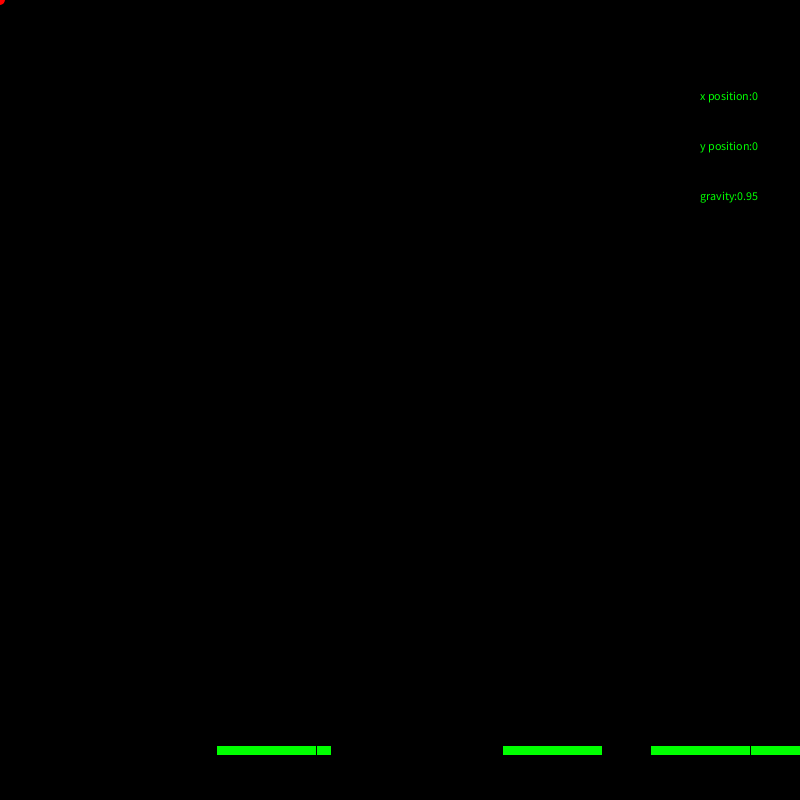
Frame 1 (no input)
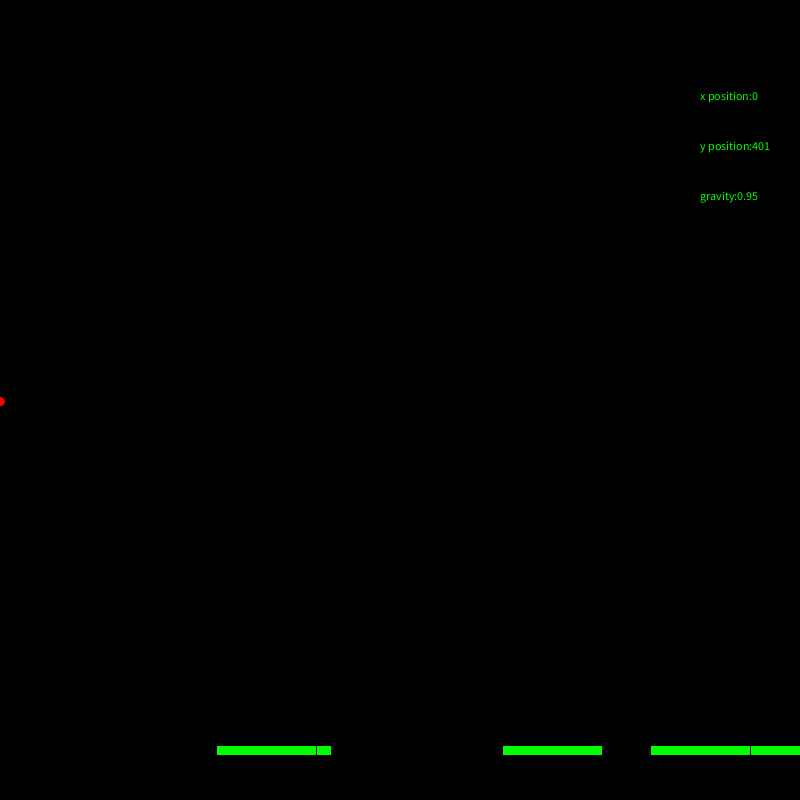
Frame 60 (the mouse pressed at the canvas centre just before this capture)
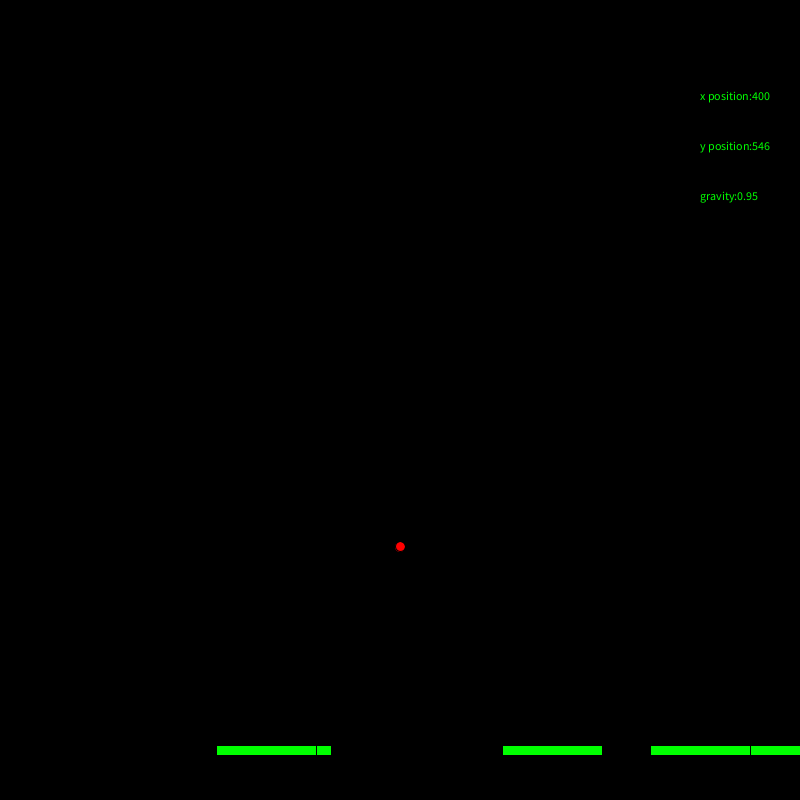
Frame 120 (the mouse held since frame 60 and released just before this capture)

The Processing sketch that drew these frames (run headless with seeded random() and noise(); from frame 60 on, the mouse is pressed at the canvas centre):

// Processing sketch: jump
// ── jump.pde
// Learning Processing
// Daniel Shiffman
// http://www.learningprocessing.com
// Example 5-9: Simple Gravity
float speed = 0;   // speed of square

// A new variable, for gravity (i.e. acceleration).
// We use a relatively small number (0.1) because this accelerations accumulates over time, increasing the speed.
// Try changing this number to 2.0 and see what happens.
float gravity = 1;

void setup() {
  size(800, 800);
  rectMode(CENTER);
}

void draw() {
  background(0);

  // Display the square
  fill(255, 0, 0);
  stroke(0);
  ellipse(mouseX, y, 10, 10);
  fill(0, 255, 0);
   for (int a=0; a<xobs.length; a++)
  {
  rect(xobs[a], 750, 100, 10);
  }
  text("x position:"+mouseX, 700, 100);
  text("y position:"+(int)y, 700, 150);
  text("gravity:"+abs(decrease), 700, 200);
  // Add speed to location.
  y = y + speed;

  // Add gravity to speed.
  speed = speed + gravity;

  // If square reaches the bottom
  // Reverse speed
  for (int a=0; a<xobs.length; a++)
  {
    if (y > height||(mouseX>xobs[a]-50&&mouseX<xobs[a]+50&&y>740))
    {
      // Multiplying by -0.95 instead of -1 slows the square down each time it bounces (by decreasing speed).
      // This is known as a "dampening" effect and is a more realistic simulation of the real world (without it, a ball would bounce forever).
      speed = abs(speed) * decrease;
    }
  }
}
void keyPressed() {
  if (key == CODED) {
    if (keyCode == UP)
    {
      decrease-=0.001;
    } else if (keyCode == DOWN)
    {
      decrease+=0.001;
    }
  }
}
float y = 0;     // y location of square
float decrease=-0.95;
int []xobs={(int)random(100, 800), (int)random(100, 800),(int)random(100, 800), (int)random(100, 800), (int)random(100, 800)};
